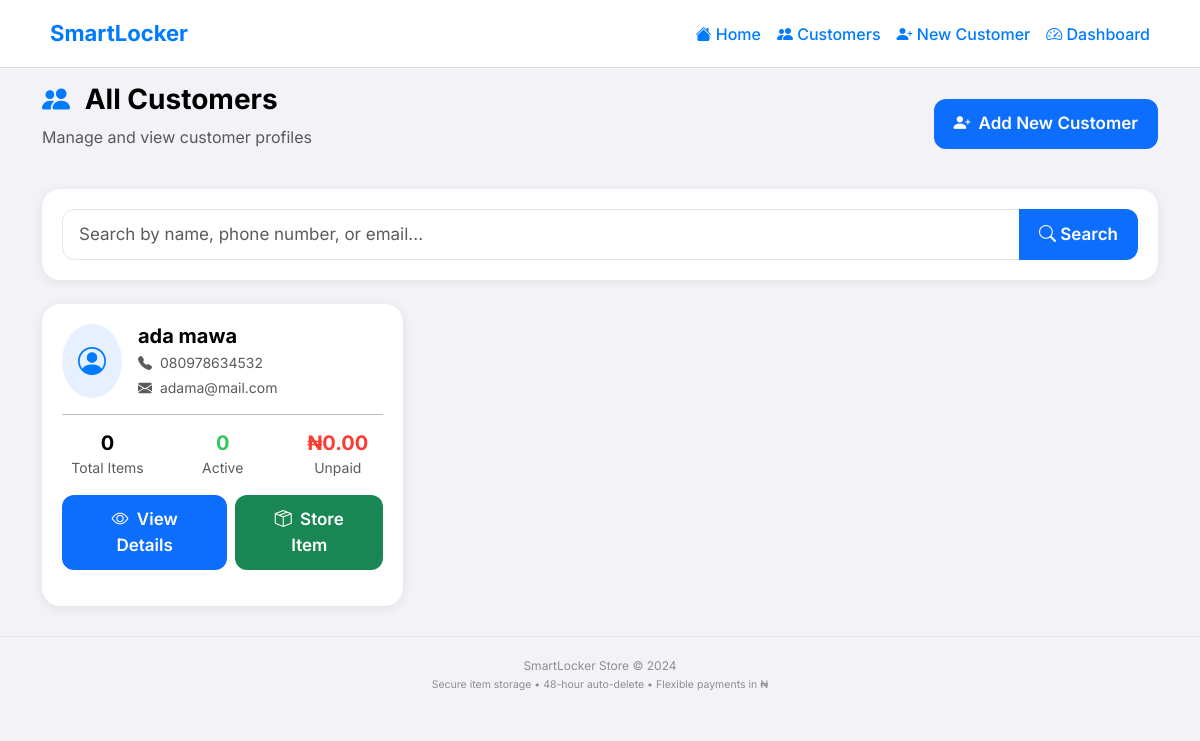
Page /customers on the committed database.
### app.py (models this page shows)
class Customer(db.Model):
    __tablename__ = 'customers'
    id = db.Column(db.Integer, primary_key=True)
    name = db.Column(db.String(100), nullable=False)
    phone = db.Column(db.String(20), unique=True, nullable=False)
    email = db.Column(db.String(100))
    address = db.Column(db.String(200))
    created_at = db.Column(db.DateTime, default=datetime.utcnow)
    items = db.relationship('Item', backref='customer', lazy='dynamic', cascade='all, delete-orphan')
    def total_unpaid(self):
        return sum(item.remaining_balance() for item in self.items if not item.is_fully_paid)
    def total_items_count(self):
        return self.items.count()
    def active_items_count(self):
        return self.items.filter_by(status='active').count()

### app.py (the view, shortened to what this page needs)
@app.route('/customers')
def customer_list():
    search_query = request.args.get('search', '').strip()
    query = Customer.query
    customers = query.order_by(Customer.created_at.desc()).all()
    return render_template('customer_list.html', customers=customers, search_query=search_query)

### app.py (called while the page is built)
def format_naira(amount):
    return f"₦{amount:,.2f}"

### templates/customer_list.html (shortened to what this page needs)
{% extends "base.html" %}
{% block content %}
<div class="d-flex justify-content-between align-items-center flex-wrap mb-4">
    <div>
        <h3 class="fw-bold">
            <i class="bi bi-people-fill me-2" style="color: #007AFF;"></i>
            All Customers
        </h3>
        <p class="text-muted">Manage and view customer profiles</p>
    </div>
    <a href="{{ url_for('new_customer') }}" class="btn btn-primary ios-button">
        <i class="bi bi-person-plus-fill me-2"></i>Add New Customer
    </a>
</div>
<div class="ios-card mb-4">
    <form method="GET" action="{{ url_for('customer_list') }}">
        <div class="input-group">
            <input type="text"
                   name="search"
                   class="form-control search-bar"
                   placeholder="Search by name, phone number, or email..."
                   value="{{ search_query if search_query else '' }}">
            <button class="btn btn-primary ios-button" type="submit">
                <i class="bi bi-search"></i> Search
            </button>
        </div>
    </form>
</div>
{% if customers %}
    <div class="row g-3">
        {% for customer in customers %}
        <div class="col-md-6 col-lg-4">
            <div class="ios-card h-100">
                <div class="d-flex align-items-start justify-content-between">
                    <div class="d-flex align-items-center">
                        <div class="rounded-circle bg-primary bg-opacity-10 p-3 me-3">
                            <i class="bi bi-person-circle fs-3" style="color: #007AFF;"></i>
                        </div>
                        <div>
                            <h5 class="fw-bold mb-1">{{ customer.name }}</h5>
                            <p class="text-muted small mb-1">
                                <i class="bi bi-telephone-fill me-1"></i> {{ customer.phone }}
                            </p>
                            {% if customer.email %}
                            <p class="text-muted small mb-0">
                                <i class="bi bi-envelope-fill me-1"></i> {{ customer.email }}
                            </p>
                            {% endif %}
                        </div>
                    </div>
                </div>
                <hr class="my-3">
                <div class="row text-center mb-3">
                    <div class="col-4">
                        <div class="fw-bold h5 mb-0">{{ customer.total_items_count() }}</div>
                        <small class="text-muted">Total Items</small>
                    </div>
                    <div class="col-4">
                        <div class="fw-bold h5 mb-0" style="color: #34C759;">{{ customer.active_items_count() }}</div>
                        <small class="text-muted">Active</small>
                    </div>
                    <div class="col-4">
                        <div class="fw-bold h5 mb-0" style="color: #FF3B30;">
                            {{ customer.total_unpaid()|naira }}
                        </div>
                        <small class="text-muted">Unpaid</small>
                    </div>
                </div>
                <div class="d-flex gap-2">
                    <a href="{{ url_for('customer_detail', customer_id=customer.id) }}" class="btn btn-primary flex-grow-1 ios-button">
                        <i class="bi bi-eye me-1"></i> View Details
                    </a>
                    <a href="{{ url_for('store_item', customer_id=customer.id) }}" class="btn btn-success flex-grow-1 ios-button">
                        <i class="bi bi-box-seam me-1"></i> Store Item
                    </a>
                </div>
            </div>
        </div>
        {% endfor %}
    </div>
{% endif %}
{% endblock %}

### templates/base.html (shortened to what this page needs)
<!DOCTYPE html>
<html lang="en">
<head>
    <link href="https://cdn.jsdelivr.net/npm/bootstrap@5.3.0-alpha1/dist/css/bootstrap.min.css" rel="stylesheet">
    <link rel="stylesheet" href="https://cdn.jsdelivr.net/npm/bootstrap-icons@1.11.3/font/bootstrap-icons.min.css">
</head>
<body>
<nav class="navbar navbar-expand-lg sticky-top">
    <div class="container">
        <a class="navbar-brand" href="{{ url_for('index') }}">
            SmartLocker
        </a>
        <div class="collapse navbar-collapse" id="navbarNav">
            <ul class="navbar-nav ms-auto">
                <li class="nav-item">
                    <a class="nav-link" href="{{ url_for('index') }}">
                        <i class="bi bi-house-fill"></i> Home
                    </a>
                </li>
                <li class="nav-item">
                    <a class="nav-link" href="{{ url_for('customer_list') }}">
                        <i class="bi bi-people-fill"></i> Customers
                    </a>
                </li>
                <li class="nav-item">
                    <a class="nav-link" href="{{ url_for('new_customer') }}">
                        <i class="bi bi-person-plus-fill"></i> New Customer
                    </a>
                </li>
                <li class="nav-item">
                    <a class="nav-link" href="{{ url_for('dashboard') }}">
                        <i class="bi bi-speedometer2"></i> Dashboard
                    </a>
                </li>
            </ul>
        </div>
    </div>
</nav>
    <div class="container mt-3">
        {% block content %}{% endblock %}
    </div>
    <footer class="footer">
        <div class="container">
            <div class="row">
                <div class="col-12">
                     SmartLocker Store © 2024
                    <br>
                    <small>Secure item storage • 48-hour auto-delete • Flexible payments in ₦</small>
                </div>
            </div>
        </div>
    </footer>
</body>
</html>

### templates/base.html (style rules this page uses)
:root { --ios-blue: #007AFF; --ios-green: #34C759; --ios-red: #FF3B30; --ios-orange: #FF9500; --ios-gray: #8E8E93; --ios-gray-light: #E5E5EA; --ios-bg: #F2F2F7; --ios-card-bg: #FFFFFF; --ios-text-primary: #000000; --ios-text-secondary: #3C3C43; --ios-text-tertiary: #8E8E93; }
* { margin: 0; padding: 0; box-sizing: border-box; }
body { background-color: var(--ios-bg); font-family: 'Inter', -apple-system, BlinkMacSystemFont, 'Segoe UI', Roboto, Helvetica, Arial, sans-serif; padding-bottom: 30px; color: var(--ios-text-primary); -webkit-font-smoothing: antialiased; -moz-osx-font-smoothing: grayscale; }
.ios-card { background: var(--ios-card-bg); border-radius: 18px; box-shadow: 0 2px 12px rgba(0, 0, 0, 0.08); padding: 20px; margin-bottom: 16px; border: none; transition: all 0.2s ease; }
.ios-button { border-radius: 12px; padding: 12px 20px; font-weight: 600; font-size: 17px; transition: all 0.2s ease; border: none; }
.navbar { background: rgba(255, 255, 255, 0.96); backdrop-filter: blur(10px); box-shadow: 0 1px 0 rgba(0, 0, 0, 0.1); padding: 12px 0; }
.navbar-brand { font-weight: 700; font-size: 22px; color: var(--ios-blue); }
.nav-link { font-weight: 500; color: var(--ios-blue); transition: all 0.2s; }
.search-bar { border-radius: 12px; border: 1px solid var(--ios-gray-light); padding: 12px 16px; font-size: 17px; background: white; transition: all 0.2s; }
.footer { text-align: center; padding: 20px; color: var(--ios-text-tertiary); font-size: 12px; border-top: 1px solid var(--ios-gray-light); margin-top: 30px; }
.container { animation: fadeIn 0.3s ease; }

### rows in the picture
Customer: name "ada mawa", phone "080978634532", email "adama@mail.com", total_items_count "0", active_items_count "0", total_unpaid|naira "₦0.00"
